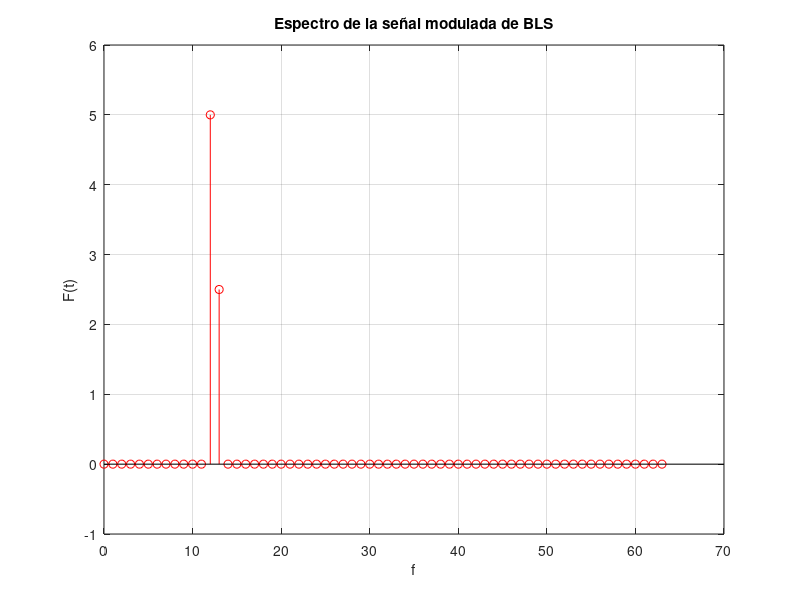

Source code (MATLAB):
%{
** ######################################################################################################
**      Archivo: 03 - 15 - EspectroSenhalFiltradaBLS.m
**      SO: Windows 10
**      Herramienta: Visual Studio Code
**                   MATLAB R2023a
**
**      Notas:
**          En esta parte de la practica se visualizara el espectro de la señal modulada de la BLS.
** ######################################################################################################
%}

clear all
clf                                     % Elimina las figuras
clc

% MAIN PROGRAM
Fs = 128;                               % Declaramos las cntes
T = 1 / Fs;
A = 5;
N = 3;                                  % Nivel de C.D.
fport = 13;
Wport = 2 * pi * fport;
Amen = 2;
fmen = 1;
Wmen = 2 * pi * fmen;

t = 0 : T : 2;                          % Definimos el intervalo

Sportc = A * cos(Wport .* t);           % Declaramos las funciónes
Sports = A * sin(Wport .* t);
Smenc = Amen * cos(Wmen .* t);
Smens = Amen * sin(Wmen .* t);
Smod = Sportc .* (Smenc + 1) + Sports .* (Smens);
SMOD = (1 / Fs) .* real(fft(Smod, Fs));
F = 0 : (Fs / 2) - 1;

stem(F, SMOD(F + 1), 'r')                           % Graficamos
title('Espectro de la señal modulada de BLS')
xlabel('f')
ylabel('F(t)')
grid on